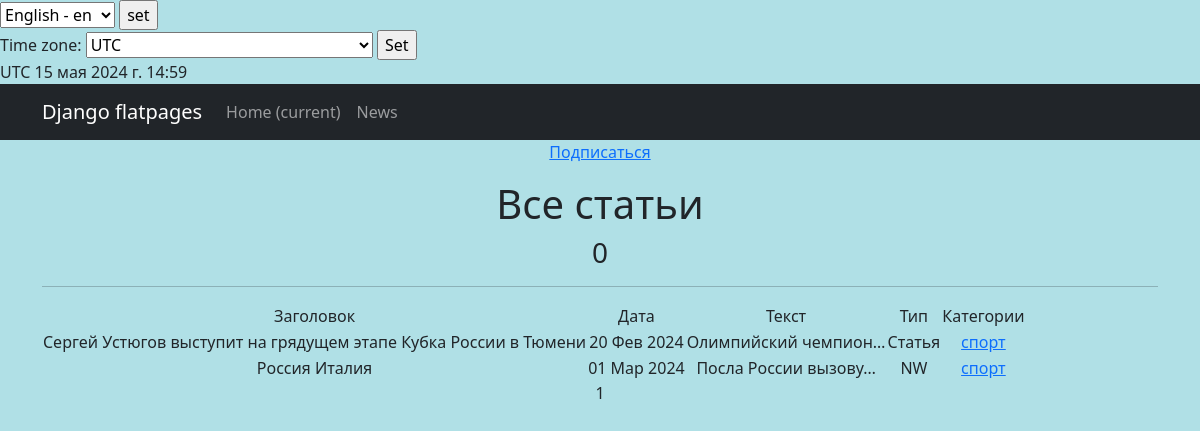
Page /news/categories/2 on the earlier database version.
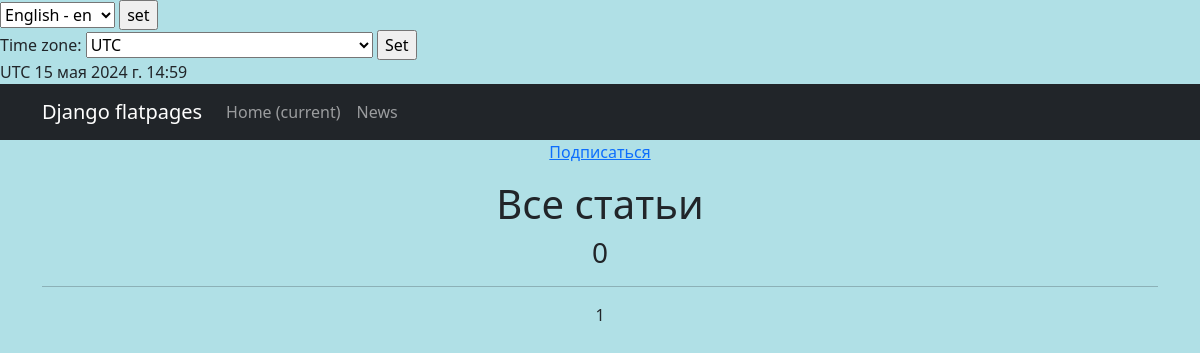
Same page on the later database version.
### news/models.py (models this page shows, shortened)
class Post(models.Model):
    NEWS = 'NW'
    ARTICLE = "AR"
    POSITIONS = [
        (NEWS, 'Новость'),
        (ARTICLE, 'Статья')
    ]
    author = models.ForeignKey(Author, help_text=_('автор'), on_delete=models.CASCADE)
    type = models.CharField(max_length=20, help_text=_('тип'),choices=POSITIONS, default=NEWS)
    time_in = models.DateTimeField(auto_now_add=True)
    category = models.ManyToManyField(Category, verbose_name=gettext_lazy('категория: может быть любой'),through='PostCategory')
    title = models.CharField(
        max_length=255,
        help_text=_('заголовок'),
        unique=True,
    )
    text = models.TextField(help_text=_('текст'),)
    rating = models.IntegerField(help_text=_('рейтинг'), default=0)

class Category(models.Model):
    name = models.CharField(max_length=255, help_text=_('имя категории'), unique=True)
    subscribers = models.ManyToManyField(User, blank=True,null=True, related_name='categories')
    def __str__(self):
        return self.name

### news/views.py (the view)
# urls.py: path('categories/<int:pk>', CategoryListView.as_view(), name='category_list'),
class CategoryListView(PostsList):
    model = Post
    template_name = 'category_list.html'
    context_object_name = 'category_news_list'
    def get_queryset(self):
        self.category = get_object_or_404(Category, id=self.kwargs['pk'])
        queryset = Post.objects.filter(category=self.category)
        return queryset
    def get_context_data(self, **kwargs):
        context = super().get_context_data(**kwargs)
        context['is_not_subscriber'] = self.request.user not in self.category.subscribers.all()
        context['category'] = self.category
        return context

### news/templatetags/custom_filters.py (called while the page is built)
@register.filter()
def censor(value):
    new_text = value.replace('редиска', 'р******')
    new_text = new_text.replace('скуф', 'ск**')
    return new_text

### news/views.py (called while the page is built)
    def get_context_data(self, **kwargs):
        context = super().get_context_data(**kwargs)
        context['current_time'] = timezone.localtime(timezone.now())
        context['timezones'] = pytz.common_timezones
        return context

### templates/category_list.html (shortened to what this page needs)
{% extends 'flatpages/default.html' %}
{% load i18n %}
{% load custom_filters %}
{% load custom_tags %}
{% block content %}
    {% if is_not_subscriber %}
        <p class="text-center"><a href="{% url 'subscribe' category.id %}" class="btn-secondary btn-sm">Подписаться</a></p>
    {% endif %}
    <h1>{% trans "Все статьи" %}</h1>
    <h3> {{ posts|length }} </h3>
    <hr>
   {% if category_news_list %}
       <table>
           <tr>
               <td>{% trans "Заголовок" %}</td>
               <td>{% trans "Дата" %}</td>
               <td>{% trans "Текст" %}</td>
               <td>{% trans "Тип" %}</td>
               <td>{% trans "Категории" %}</td>
           </tr>
           {% for post in category_news_list %}
           <tr>
               <td>
                   {{ post.title|censor }}
               </td>
               <td>
                   {{ post.time_in|date:'d M Y' }}
               </td>
               <td>
                   {{ post.text|truncatechars:20|censor }}
               </td>
               <td>
                   {{ post.type }}
               </td>
               <td>
                   {% for category in post.category.all %}
                       <a href="{% url 'category_list' category.id %}"> {{category}}</a>
                   {% endfor %}
               </td>
           </tr>
           {% endfor %}
       </table>
   {% endif %}
   {{ page_obj.number }}
{% endblock content %}

Differences in the rows shown:
no longer on this page (row edited): Post: title|censor "Сергей Устюгов выступит на грядущем этапе Кубка России в Тюмени", time_in "20 Фев 2024", text|censor "Олимпийский чемпион…", type "Статья"
no longer on this page (row edited): Category: name "спорт"
removed Post: title|censor "Россия Италия", time_in "01 Мар 2024", text|censor "Посла России вызову…", type "NW"
Other differences:
text no longer shown: "Заголовок Дата Текст Тип Категории"
